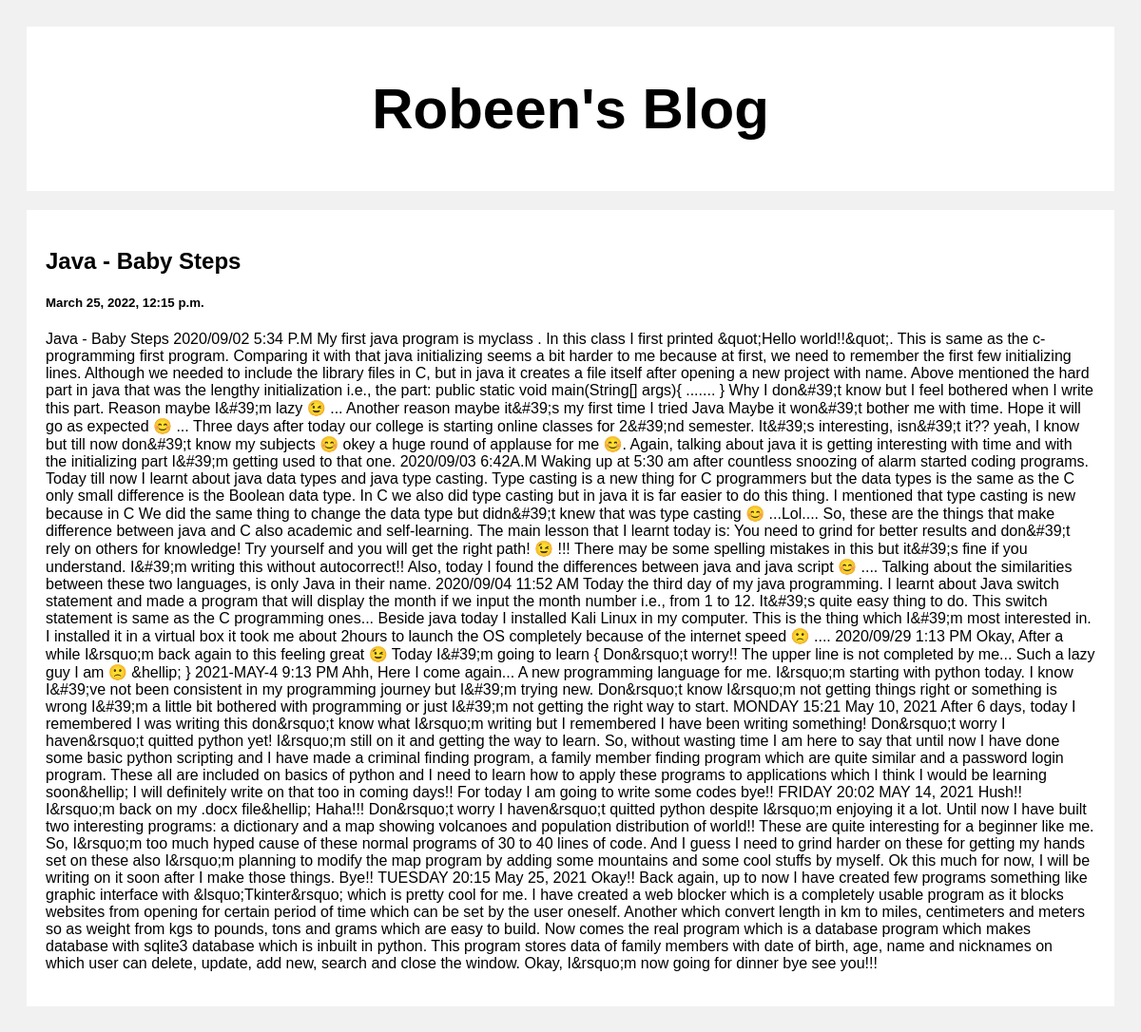
The page /posts/4 on the database its author committed.
### myapp/models.py (models this page shows, shortened)
class post(models.Model):
    title= models.CharField(max_length=100)
    body= RichTextField(blank= True, null= True)
    created_at= models.DateTimeField(default= datetime.now, blank= True)

### myapp/views.py (the view)
# urls.py: path('posts/<str:pk>', views.posts, name= 'posts'),
def posts(request, pk):
    posts= post.objects.get(id= pk)
    return render(request, 'posts.html', {'posts': posts})

### templates/posts.html (shortened to what this page needs)
<!DOCTYPE html>
<html>
<head>
</head>
<body>
<div class="header">
  <h2>Robeen's Blog</h2>
</div>
<div class="row">
  <div class="leftcolumn">
    <div class="card">
        <h2>{{posts.title}}</h2>
        <h5>{{posts.created_at}}</h5>
        <p>{{posts.body | safe}}</p>
    </div>
  </div>
</div>
</body>
</html>

### templates/posts.html (style rules this page uses)
* { box-sizing: border-box; }
body { font-family: Arial; padding: 20px; background: #f1f1f1; }
.header { padding: 2px; font-size: 40px; text-align: center; background: white; }
.leftcolumn { float: left; width: 100%; }
.card { background-color: white; padding: 20px; margin-top: 20px; }
.row:after { content: ""; display: table; clear: both; }

### rows shown on the page
post: title "Java - Baby Steps", created_at "March 25, 2022, 12:15 p.m.", body "Java - Baby Steps 2020/09/02 5:34 P.M My first java program is myclass . In this class I first printed &quot;Hello world!!&quot;. This is same as the c-programming first program. Comparing it with that java initializing seems a bit harder to me because at first, we need to remember the first few initializing lines. Although we needed to include the library files in C, but in java it creates a file itself after opening a new project with name. Above mentioned the hard part in java that was the lengthy initialization i.e., the part: public static void main(String[] args){ ....... } Why I don&#39;t know but I feel bothered when I write this part. Reason maybe I&#39;m lazy 😉 ... Another reason…"
